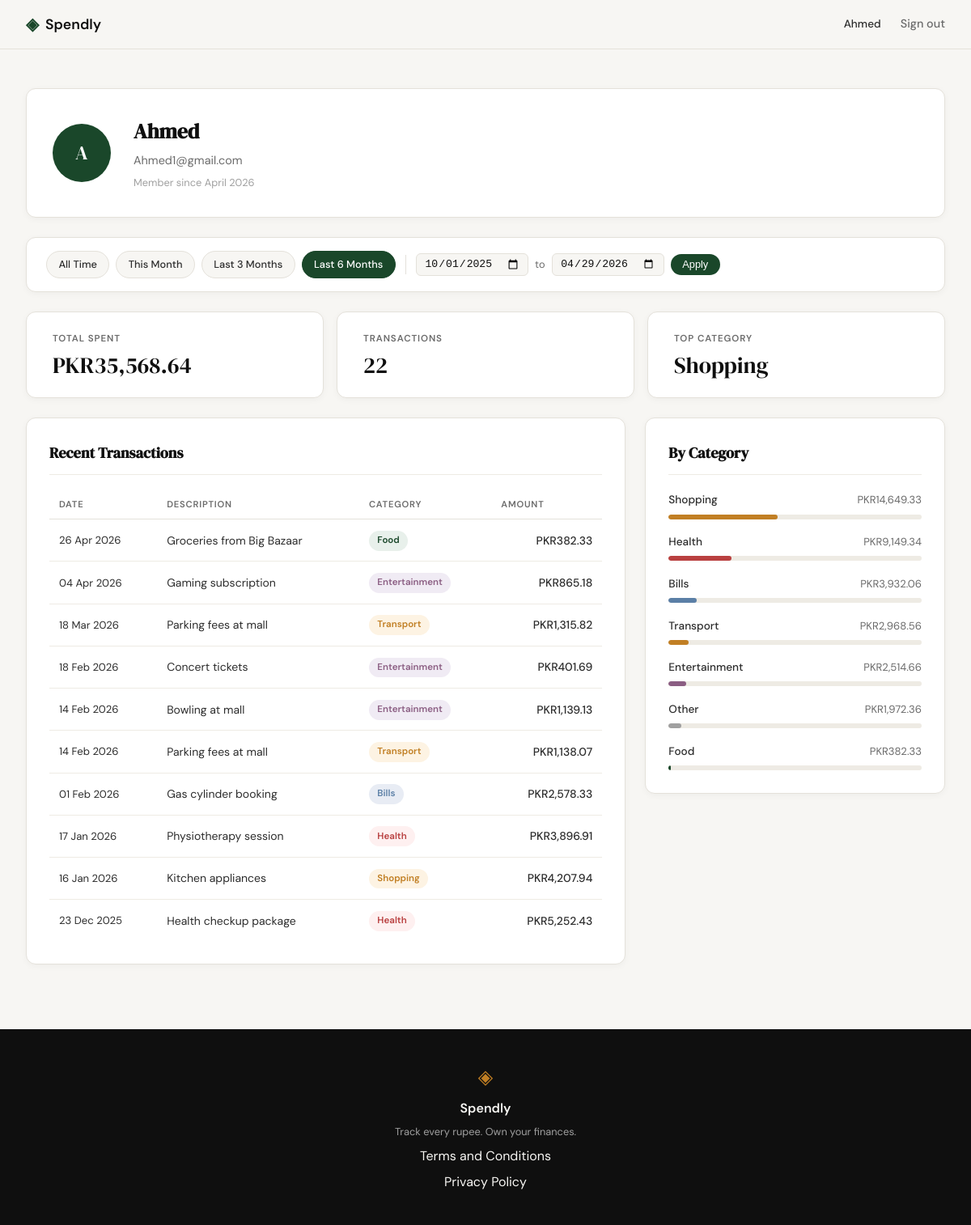
Page /profile?date_from=2025-10-01&date_to=2026-04-29 (signed in) on the committed database.
### tables this page shows
CREATE TABLE users (
            id INTEGER PRIMARY KEY AUTOINCREMENT,
            name TEXT NOT NULL,
            email TEXT UNIQUE NOT NULL,
            password_hash TEXT NOT NULL,
            created_at TEXT DEFAULT (datetime('now')));

CREATE TABLE expenses (
            id INTEGER PRIMARY KEY AUTOINCREMENT,
            user_id INTEGER NOT NULL REFERENCES users(id),
            amount REAL NOT NULL,
            category TEXT NOT NULL,
            date TEXT NOT NULL,
            description TEXT,
            created_at TEXT DEFAULT (datetime('now')));

### app.py (the view)
@app.route("/profile")
def profile():
    if not session.get("user_id"):
        return redirect(url_for("login"))
    uid = session["user_id"]
    today = date.today()
    date_from = _parse_date(request.args.get("date_from"))
    date_to = _parse_date(request.args.get("date_to"))
    if date_from and date_to and date_from > date_to:
        flash("Start date must be before end date.", "error")
        date_from = date_to = None
    today_str = today.isoformat()
    this_month_from = today.replace(day=1).isoformat()
    this_month_to = today.replace(
        day=calendar.monthrange(today.year, today.month)[1]
    ).isoformat()
    presets = {
        "this_month": {"date_from": this_month_from, "date_to": this_month_to},
        "last_3":     {"date_from": _months_ago(today, 3), "date_to": today_str},
        "last_6":     {"date_from": _months_ago(today, 6), "date_to": today_str},
    }
    return render_template(
        "profile.html",
        user=get_user_by_id(uid),
        stats=get_summary_stats(uid, date_from, date_to),
        expenses=get_recent_transactions(uid, date_from=date_from, date_to=date_to),
        categories=get_category_breakdown(uid, date_from, date_to),
        date_from=date_from,
        date_to=date_to,
        presets=presets,
    )

### app.py (called while the page is built)
def _parse_date(val):
    try:
        datetime.strptime(val, "%Y-%m-%d")
        return val
    except (ValueError, TypeError):
        return None

def _months_ago(today, n):
    m, y = today.month - n, today.year
    while m <= 0:
        m += 12
        y -= 1
    return date(y, m, 1).isoformat()

### database/db.py (called while the page is built)
def get_db():
    conn = sqlite3.connect(DB_PATH)
    conn.row_factory = sqlite3.Row
    conn.execute("PRAGMA foreign_keys = ON")
    return conn

### database/queries.py (called while the page is built)
def _build_date_filter(date_from, date_to):
    if date_from and date_to:
        return "AND date BETWEEN ? AND ?", [date_from, date_to]
    return "", []

def get_user_by_id(user_id):
    conn = get_db()
    row = conn.execute(
        "SELECT id, name, email, created_at FROM users WHERE id = ?",
        (user_id,),
    ).fetchone()
    conn.close()
    if row is None:
        return None
    name = row["name"]
    initials = "".join(w[0].upper() for w in name.split() if w)
    member_since = datetime.strptime(row["created_at"], "%Y-%m-%d %H:%M:%S").strftime("%B %Y")
    return {
        "name": name,
        "email": row["email"],
        "initials": initials,
        "member_since": member_since,
    }

def get_recent_transactions(user_id, limit=10, date_from=None, date_to=None):
    date_clause, date_params = _build_date_filter(date_from, date_to)
    params = [user_id] + date_params + [limit]
    conn = get_db()
    rows = conn.execute(
        "SELECT date, description, category, amount "
        "FROM expenses "
        "WHERE user_id = ? "
        + date_clause +
        " ORDER BY date DESC, id DESC "
        "LIMIT ?",
        params,
    ).fetchall()
    conn.close()
    return [
        {
            "date": datetime.strptime(row["date"], "%Y-%m-%d").strftime("%d %b %Y"),
            "description": row["description"],
            "category": row["category"],
            "amount": "{:,.2f}".format(row["amount"]),
        }
        for row in rows
    ]

### templates/profile.html (shortened to what this page needs)
{% extends "base.html" %}
{% block head %}
<link rel="stylesheet" href="{{ url_for('static', filename='css/profile.css') }}">
{% endblock %}
{% block content %}
<div class="profile-page">
    <div class="profile-inner">
        <div class="profile-header-card">
            <div class="profile-avatar">{{ user.initials }}</div>
            <div class="profile-info">
                <h1 class="profile-name">{{ user.name }}</h1>
                <p class="profile-email">{{ user.email }}</p>
                <p class="profile-since">Member since {{ user.member_since }}</p>
            </div>
        </div>
        <div class="filter-bar">
            <div class="filter-presets">
                <a href="{{ url_for('profile') }}"
                   class="filter-preset-btn{% if not date_from and not date_to %} filter-preset-btn--active{% endif %}">
                    All Time
                </a>
                <a href="{{ url_for('profile', date_from=presets.this_month.date_from, date_to=presets.this_month.date_to) }}"
                   class="filter-preset-btn{% if date_from == presets.this_month.date_from and date_to == presets.this_month.date_to %} filter-preset-btn--active{% endif %}">
                    This Month
                </a>
                <a href="{{ url_for('profile', date_from=presets.last_3.date_from, date_to=presets.last_3.date_to) }}"
                   class="filter-preset-btn{% if date_from == presets.last_3.date_from and date_to == presets.last_3.date_to %} filter-preset-btn--active{% endif %}">
                    Last 3 Months
                </a>
                <a href="{{ url_for('profile', date_from=presets.last_6.date_from, date_to=presets.last_6.date_to) }}"
                   class="filter-preset-btn{% if date_from == presets.last_6.date_from and date_to == presets.last_6.date_to %} filter-preset-btn--active{% endif %}">
                    Last 6 Months
                </a>
            </div>
            <form class="filter-form" method="GET" action="{{ url_for('profile') }}">
                <input type="date" name="date_from" class="filter-date-input"
                       value="{{ date_from or '' }}">
                <span class="filter-to-label">to</span>
                <input type="date" name="date_to" class="filter-date-input"
                       value="{{ date_to or '' }}">
                <button type="submit" class="filter-apply-btn">Apply</button>
            </form>
        </div>
        <div class="profile-stats">
            <div class="stat-card">
                <span class="stat-label">Total Spent</span>
                <span class="stat-value">PKR{{ stats.total }}</span>
            </div>
            <div class="stat-card">
                <span class="stat-label">Transactions</span>
                <span class="stat-value">{{ stats.count }}</span>
            </div>
            <div class="stat-card">
                <span class="stat-label">Top Category</span>
                <span class="stat-value">{{ stats.top_category }}</span>
            </div>
        </div>
        <div class="profile-grid">
            <div class="profile-section">
                <h2 class="section-title">Recent Transactions</h2>
                <div class="tx-table-wrapper">
                    <table class="tx-table">
                        <thead>
                            <tr>
                                <th>Date</th>
                                <th>Description</th>
                                <th>Category</th>
                                <th class="tx-amount-col">Amount</th>
                            </tr>
                        </thead>
                        <tbody>
                            {% for tx in expenses %}
                            <tr>
                                <td class="tx-date">{{ tx.date }}</td>
                                <td class="tx-desc">{{ tx.description }}</td>
                                <td>
                                    <span class="cat-badge cat-badge--{{ tx.category | lower }}">
                                        {{ tx.category }}
                                    </span>
                                </td>
                                <td class="tx-amount">PKR{{ tx.amount }}</td>
                            </tr>
                            {% endfor %}
                        </tbody>
                    </table>
                </div>
            </div>
            <div class="profile-section">
                <h2 class="section-title">By Category</h2>
                <div class="category-list">
                    {% for cat in categories %}
                    <div class="cat-row">
                        <div class="cat-row-header">
                            <span class="cat-row-name">{{ cat.name }}</span>
                            <span class="cat-row-amount">PKR{{ cat.amount }}</span>
                        </div>
                        <div class="cat-bar-track">
                            <div class="cat-bar cat-bar--{{ cat.name | lower }}"
                                 style="width: {{ cat.percent }}%"></div>
                        </div>
                    </div>
                    {% endfor %}
                </div>
            </div>
        </div>
    </div>
</div>
{% endblock %}

### templates/base.html (shortened to what this page needs)
<!DOCTYPE html>
<html lang="en">
<head>
    <link rel="stylesheet" href="{{ url_for('static', filename='css/style.css') }}">
    {% block head %}{% endblock %}
</head>
<body>
    <nav class="navbar">
        <div class="nav-inner">
            <a href="{{ url_for('landing') }}" class="nav-brand">
                <span class="brand-icon">◈</span>
                <span class="brand-name">Spendly</span>
            </a>
            <div class="nav-links">
                {% if session.user_id %}
                <span class="nav-username">{{ session.user_name }}</span>
                <a href="{{ url_for('logout') }}">Sign out</a>
                {% else %}
                <a href="{{ url_for('login') }}">Sign in</a>
                <a href="{{ url_for('register') }}" class="nav-cta">Get started</a>
                {% endif %}
            </div>
        </div>
    </nav>
    <main class="main-content">
        {% block content %}{% endblock %}
    </main>
    <footer class="footer">
        <div class="footer-inner">
            <span class="brand-icon">◈</span>
            <span class="footer-name">Spendly</span>
            <p class="footer-copy">Track every rupee. Own your finances.</p>
            <a href="/terms">Terms and Conditions</a>
            <a href="/privacy">Privacy Policy</a>
        </div>
    </footer>
</body>
</html>

### static/css/style.css (style rules this page uses)
:root { --ink: #0f0f0f; --ink-soft: #2d2d2d; --ink-muted: #6b6b6b; --ink-faint: #a0a0a0; --paper: #f7f6f3; --paper-warm: #f0ede6; --paper-card: #ffffff; --accent: #1a472a; --accent-light: #e8f0eb; --accent-2: #c17f24; --accent-2-light: #fdf3e3; --danger: #c0392b; --danger-light: #fdecea; --border: #e4e1da; --border-soft: #eeebe4; --font-display: 'DM Serif Display', Georgia, serif; --font-body: 'DM Sans', system-ui, sans-serif; --max-width: 1200px; --auth-width: 440px; --radius-sm: 6px; --radius-md: 12px; --radius-lg: 20px; }
*, *::before, *::after { box-sizing: border-box; margin: 0; padding: 0; }
html { font-size: 16px; scroll-behavior: smooth; }
body { background: var(--paper); color: var(--ink); font-family: var(--font-body); font-size: 1rem; line-height: 1.6; -webkit-font-smoothing: antialiased; }
a { color: inherit; text-decoration: none; }
.navbar { position: sticky; top: 0; z-index: 100; background: var(--paper); border-bottom: 1px solid var(--border); padding: 0 2rem; }
.nav-inner { max-width: var(--max-width); margin: 0 auto; height: 60px; display: flex; align-items: center; justify-content: space-between; }
.nav-brand { display: flex; align-items: center; gap: 0.5rem; font-family: var(--font-body); font-weight: 600; font-size: 1.1rem; color: var(--ink); }
.brand-icon { color: var(--accent); font-size: 1.3rem; }
.brand-name { color: var(--ink); }
.nav-links { display: flex; align-items: center; gap: 1.5rem; font-size: 0.9rem; font-weight: 500; }
.nav-links a { color: var(--ink-muted); transition: color 0.2s; }
.main-content { min-height: calc(100vh - 60px - 100px); }
.footer { background: var(--ink); color: var(--paper); padding: 2.5rem 2rem; text-align: center; }
.footer-inner { display: flex; flex-direction: column; align-items: center; gap: 0.4rem; }
.footer .brand-icon { color: var(--accent-2); font-size: 1.5rem; }
.footer-name { font-weight: 600; font-size: 1rem; }
.footer-copy { font-size: 0.8rem; color: var(--ink-faint); }

### rows in the picture
users: user_name "Ahmed", name "Ahmed", email "Ahmed1@gmail.com"
expenses: date "26 Apr 2026", description "Groceries from Big Bazaar", category "Food", amount "382.33", name "Food", {{ cat.percent }} 1 (drawn)
expenses: date "04 Apr 2026", description "Gaming subscription", category "Entertainment", amount "865.18"
expenses: date "18 Mar 2026", description "Parking fees at mall", category "Transport", amount "1,315.82"
expenses: date "18 Feb 2026", description "Concert tickets", category "Entertainment", amount "401.69"
expenses: date "14 Feb 2026", description "Bowling at mall", category "Entertainment", amount "1,139.13"
expenses: date "14 Feb 2026", description "Parking fees at mall", category "Transport", amount "1,138.07"
expenses: date "01 Feb 2026", description "Gas cylinder booking", category "Bills", amount "2,578.33"
expenses: date "17 Jan 2026", description "Physiotherapy session", category "Health", amount "3,896.91"
expenses: date "16 Jan 2026", description "Kitchen appliances", category "Shopping", amount "4,207.94"
expenses: date "23 Dec 2025", description "Health checkup package", category "Health", amount "5,252.43"

### other values in the picture
{{ user.initials }} "A"
{{ user.member_since }} "April 2026"
{{ stats.total }} "35,568.64"
{{ stats.count }} "22"
{{ stats.top_category }} "Shopping"
{{ cat.name }} "Shopping" "Health" "Bills" "Transport" "Entertainment" "Other"
{{ cat.amount }} "14,649.33" "9,149.34" "3,932.06" "2,968.56" "2,514.66" "1,972.36"
